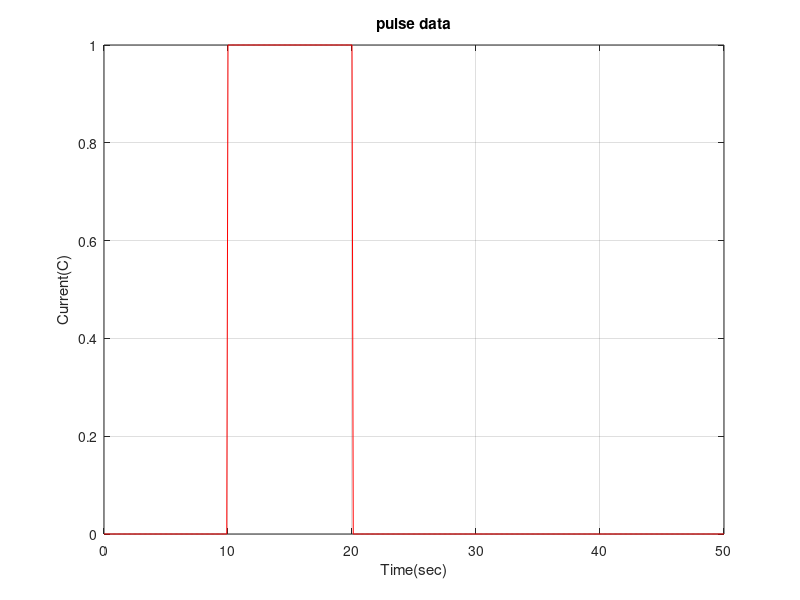

The MATLAB source for this figure: (Note: this script raises an error after producing the figure.)
clear; clc; close all;

%% I(t)_pulse 생성
% parameters
t_end = 50; %[sec]
dt = 0.1; %[sec]
t_p0 = 10;
t_p1 = 20;
X = [1 1 1]; %임의로 [R0, R1, tau1] 설정

% t vector
t_vec = 0:dt:t_end; % 0초 부터 시작

% I vector 
I_vec = zeros(size(t_vec)); 
idx_pulse = (t_vec >= t_p0) & (t_vec <= t_p1); % 펄스 구간(10초~20초) 인덱싱
I_vec(idx_pulse) = 1;

% output [t_vec, I_vec]

% Plot current (확인용)
figure;
plot(t_vec, I_vec, 'r-');
xlabel('Time(sec)');
ylabel('Current(C)');
title('pulse data');
grid on;

%% 1RC model
V_est = RC_model_1(X, t_vec, I_vec, dt);
save('pulse_data.mat', 't_vec', 'I_vec', 'V_est') %t_vec, I_vec, V_est 저장

% Plot voltage (확인용)
figure;
plot(t_vec, V_est, 'b-');
xlabel('Time (sec)');
ylabel('Voltage (V)');
title('1RC Model Voltage');
grid on;


%% Plot I,V
figure;
yyaxis left;
plot(t_vec, I_vec, 'r-');
ylabel('Current (C)');
ax = gca; 
ax.YColor = 'r'; 
ylim([-0.1, 1.1]);

yyaxis right;
plot(t_vec, V_est, 'b-'); 
ylabel('Voltage (V)');
ax.YColor = 'b';
ylim([-0.2, 2.2]);

xlabel('Time (sec)');
title('pulse data\_1RC model');
grid on;
legend('Current (I)', 'Voltage (V)');




